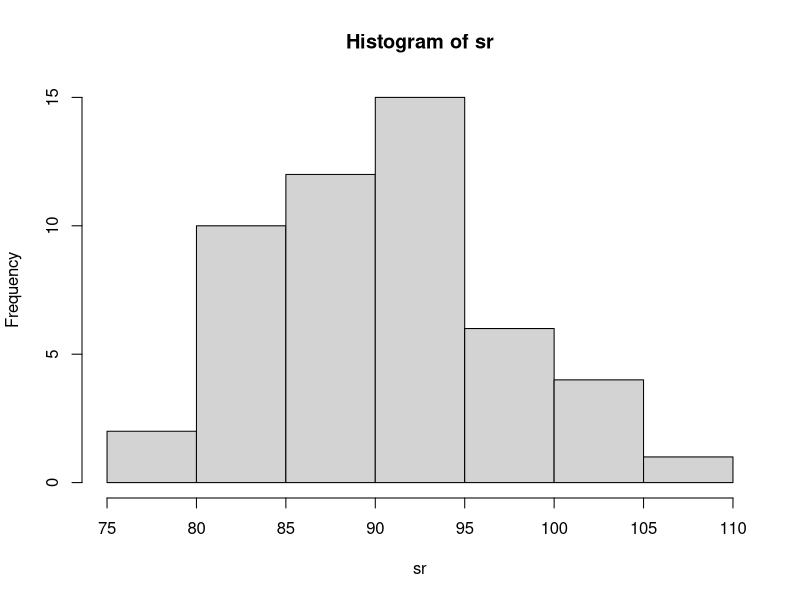
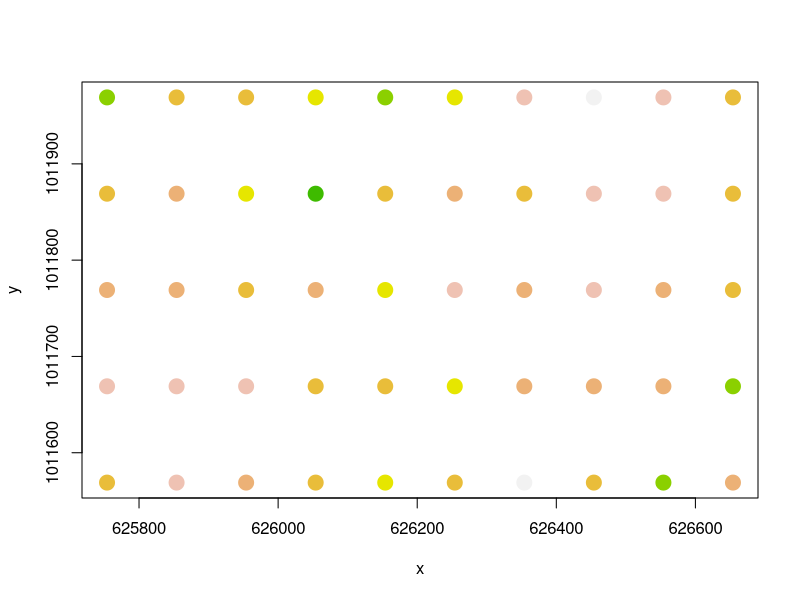
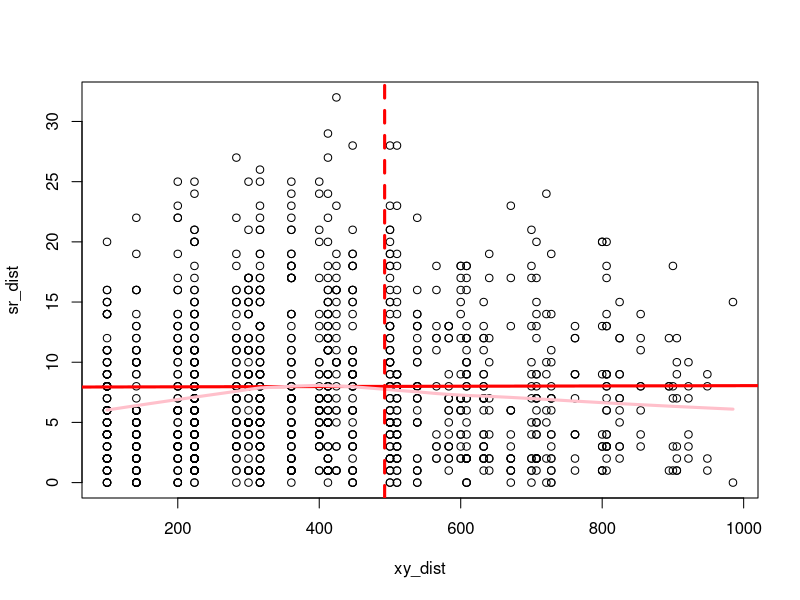
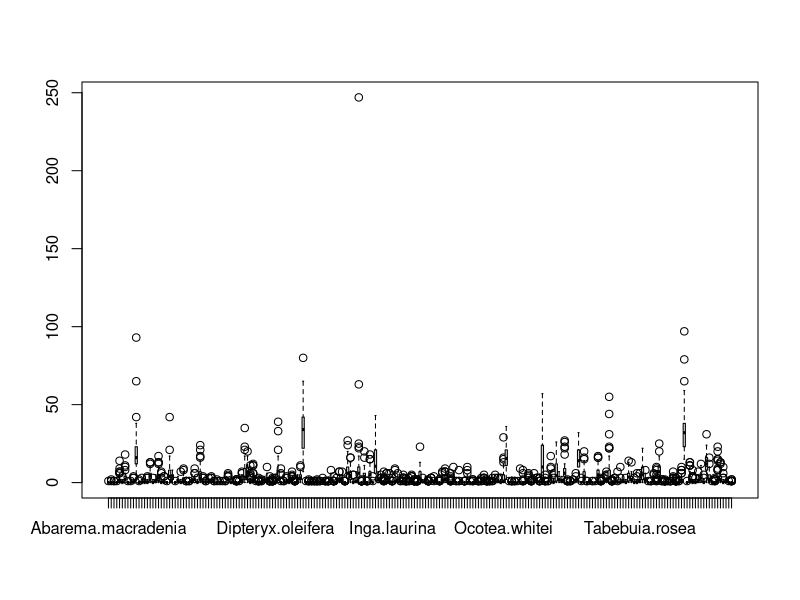
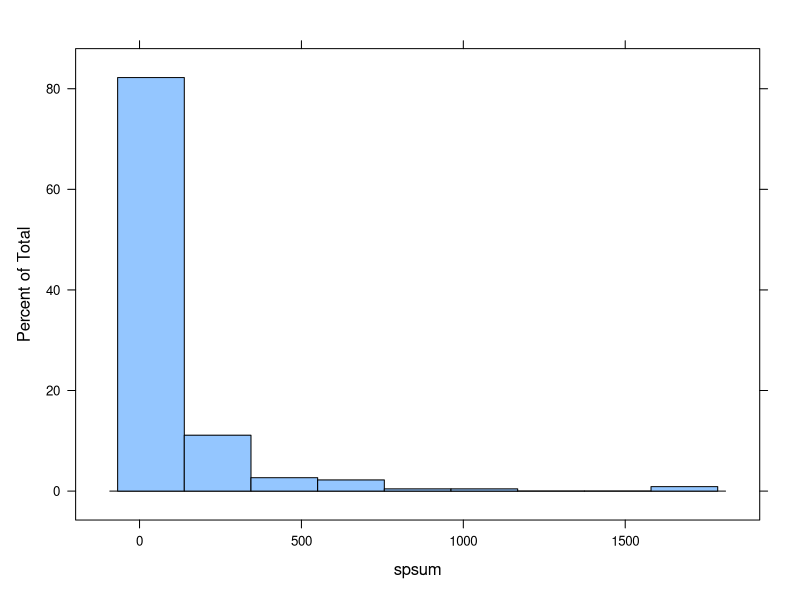
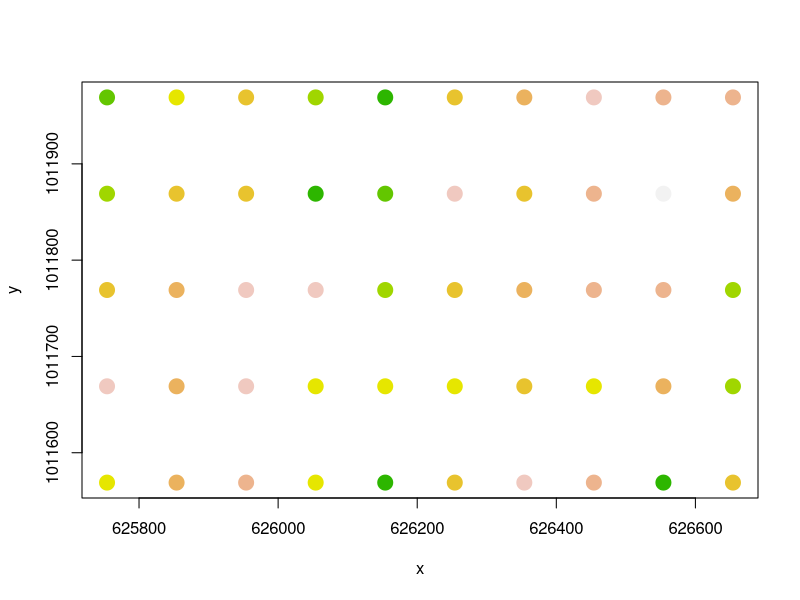
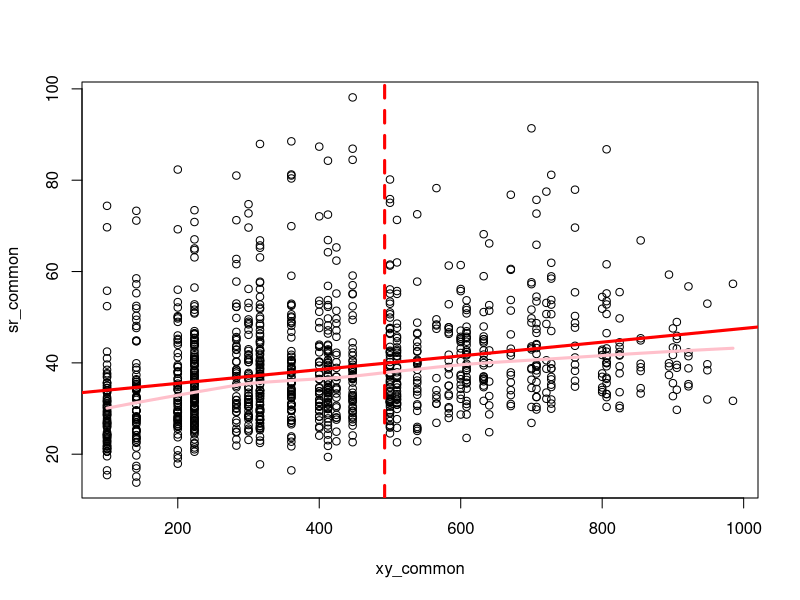
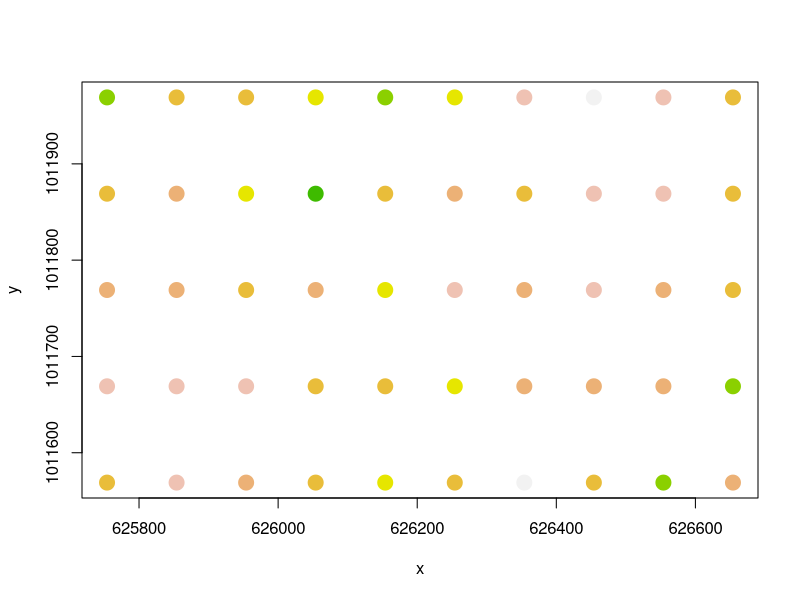

Generate these figures, in order, with R: (Note: this script raises an error after producing the figures.)
## ---- chunk 1
knitr::opts_chunk$set(echo = TRUE)

knitr::opts_knit$set(root.dir = "../../../../CofC/Quant_Methods/SpatialModels")
## ---- chunk 2
library(vegan)
library(nlme)
data(BCI)
data("BCI.env")
BCI_xy = data.frame(x = rep(seq(625754, 626654, by=100), each=5), 
                    y = rep(seq(1011569,  1011969, by=100), len=50))
head(BCI)
## ---- chunk 3
sr = apply(BCI, 1, function(x) sum (x>0))
hist(sr)
col_brks = hist(sr, plot=F)$breaks
col_indices = as.numeric(cut(sr, col_brks))
cols = rev(terrain.colors(length(col_brks)))
plot(BCI_xy, cex=2, pch=19, col=cols[col_indices])
## ---- chunk 4
sr_dist = dist(sr)
xy_dist = dist(BCI_xy)

max_dist = max(xy_dist) / 2

plot(xy_dist, sr_dist)
abline(lm(sr_dist ~ xy_dist), lwd=3, col='red')
lines(lowess(xy_dist, sr_dist), lwd=3, col='pink')
abline(v = max_dist, col='red', lwd=3, lty=2)
## ---- chunk 5
boxplot(BCI)
spsum = apply(BCI, 2, sum) #or spsum = sapply(BCI, sum)
sitesum = apply(BCI, 1, sum)
median(spsum)
histogram(spsum)
## ---- chunk 6
x = apply(BCI, 2, sum)
 ifelse (x > 25, 'common', 'rare')
## ---- chunk 7
common=BCI
for (i in 1:ncol(BCI)) {
  sp_abun = sum(BCI[ ,1])
  if (sp_abun < 25) 
      common = common[ ,-i]
  
    }
head(common)
## ---- chunk 8
rare=BCI 
for (i in 1:ncol(BCI)) {
  sp_abun = sum(BCI[ ,1])
  if (sp_abun >= 25) 
      rare = rare[ ,-i]
}
head(rare)
## ---- chunk 9
sr_common = apply(common, 1, function(x) sum(x > 0))

col_brks = hist(sr_common, plot=F)$breaks
col_indices = as.numeric(cut(sr_common, col_brks))
cols = rev(terrain.colors(length(col_brks)))
plot(BCI_xy, cex=2, pch=19, col=cols[col_indices])
## ---- chunk 10
sr_common = dist(common)
xy_common = dist(BCI_xy)

max_dist = max(xy_common) / 2

# plot result
plot(xy_common, sr_common)
abline(lm(sr_common ~ xy_common), lwd=3, col='red')
lines(lowess(xy_common, sr_common), lwd=3, col='pink')
abline(v = max_dist, col='red', lwd=3, lty=2)
## ---- chunk 11
sr_rare = apply(rare, 1, function(x) sum(x > 0))

col_brks = hist(sr_rare, plot=F)$breaks
col_indices = as.numeric(cut(sr_rare, col_brks))
cols = rev(terrain.colors(length(col_brks)))
plot(BCI_xy, cex=2, pch=19, col=cols[col_indices])
## ---- chunk 12
sr_rare = dist(rare)
xy_rare = dist(BCI_xy)

max_dist = max(xy_dist) / 2

plot(xy_dist, sr_rare)
abline(lm(sr_rare ~ xy_rare), lwd=3, col='red')
lines(lowess(xy_rare, sr_rare), lwd=3, col='pink')
abline(v = max_dist, col='red', lwd=3, lty=2)
## ---- chunk 13
common_mantel <-mantel(xy_common, sr_common)
common_mantel #r=0.264


rare_mantel <-mantel(xy_rare, sr_rare)
rare_mantel #r=0.122
## ---- chunk 14
sp_ids = c("Cordia.lasiocalyx", "Hirtella.triandra",
           "Picramnia.latifolia", "Quassia.amara",
           "Tabernaemontana.arborea", "Trattinnickia.aspera", 
           "Xylopia.macrantha")

sp_x = BCI[ , "Drypetes.standleyi"]
sp_a = BCI[ , "Cordia.lasiocalyx"]
sp_b = BCI[ , "Hirtella.triandra"]
sp_c = BCI[ , "Picramnia.latifolia"]
sp_d = BCI[ , "Quassia.amara"]
sp_e = BCI[ , "Tabernaemontana.arborea"]
sp_f = BCI[ , "Trattinnickia.aspera"]
sp_g = BCI[ , "Xylopia.macrantha"]

## ---- chunk 15
BCI_dat= data.frame(BCI, BCI_xy)

sing_lm = gls(sp_x~sp_a, data=BCI_dat)
sing_lm
## ---- chunk 16
allsp_lm = gls(sp_x ~ sp_a + sp_b + sp_c + sp_d + sp_e + sp_f + sp_g, data = BCI_dat)
allsp_lm
## ---- chunk 17
plot(Variogram(sing_lm, form= ~ BCI_xy$x + BCI_xy$y))

res = residuals(sing_lm)
plot(dist(BCI_dat), dist(res))
lines(lowess(dist(BCI_dat), dist(res)), col='red', lwd=2)
abline(v = max_dist, col='red', lwd=3, lty=2)
## ---- chunk 18
plot(Variogram(allsp_lm, form= ~ BCI_xy$x + BCI_xy$y))

res = residuals(allsp_lm)
plot(dist(BCI_dat), dist(res))
lines(lowess(dist(BCI_dat), dist(res)), col='red', lwd=2)
abline(v = max_dist, col='red', lwd=3, lty=2)
## ---- chunk 19
allsp_exp = update(allsp_lm, corr=corExp(form=~x + y))  
plot(Variogram(allsp_exp, maxDist = max_dist))  
## ---- chunk 20
plot(Variogram(allsp_exp, resType='normalized', maxDist = max_dist)) #little skewed towards the right but not bad
## ---- chunk 21
allsp_exp_nug = update(allsp_exp, corr=corExp(form=~x + y, nugget=T))
plot(Variogram(allsp_exp_nug, maxDist = max_dist))
plot(Variogram(allsp_exp_nug, resType='n', maxDist = max_dist))#better fit of the data 
## ---- chunk 22
allsp_rat_nug = update(allsp_lm, corr=corRatio(form=~x + y, nugget=T)) 
plot(Variogram(allsp_rat_nug, maxDist = max_dist)) # examine fit of error model to model residuals
plot(Variogram(allsp_rat_nug, resType='n', maxDist = max_dist)) #looks pretty good but not as good as the nugget
## ---- chunk 23
sing_exp = update(sing_lm, corr=corExp(form=~x + y))  
plot(Variogram(sing_exp, maxDist = max_dist))  
## ---- chunk 24
plot(Variogram(sing_exp, resType='normalized', maxDist = max_dist)) #looks pretty good 
## ---- chunk 25
sing_exp_nug = update(sing_exp, corr=corExp(form=~x + y, nugget=T))
plot(Variogram(sing_exp_nug, maxDist = max_dist))
plot(Variogram(sing_exp_nug, resType='n', maxDist = max_dist))
## ---- chunk 26
sing_rat_nug = update(sing_lm, corr=corRatio(form=~x + y, nugget=T)) 
plot(Variogram(sing_rat_nug, maxDist = max_dist)) # examine fit of error model to model residuals
plot(Variogram(sing_rat_nug, resType='n', maxDist = max_dist)) 
## ---- chunk 27
summary(allsp_lm)
summary(allsp_exp_nug)
## ---- chunk 28
summary(sing_lm)
summary(sing_rat_nug)
## ---- chunk 29
anova(allsp_lm, allsp_exp , allsp_exp_nug, allsp_rat_nug, test=F)
anova(sing_lm, sing_exp, sing_exp_nug, sing_rat_nug, test=F) 
